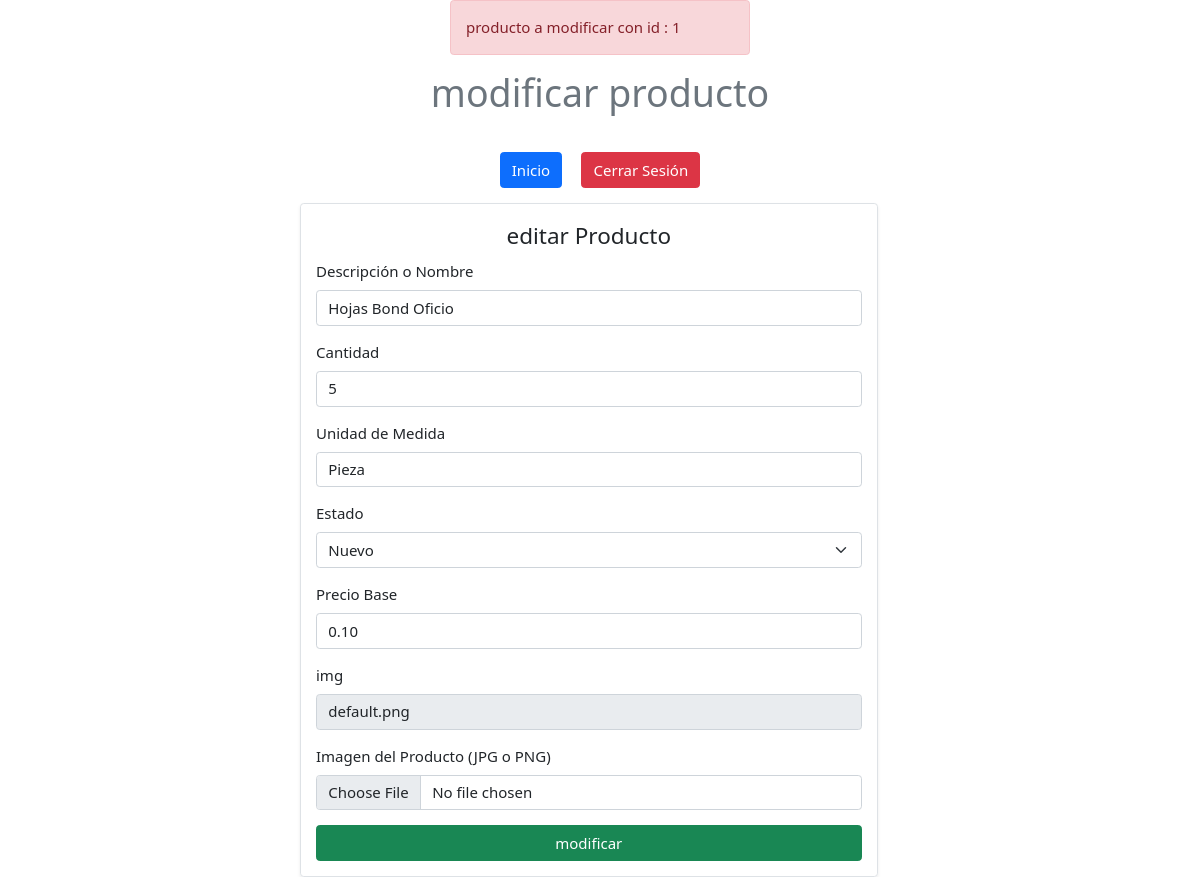
/php/pantallas/modifyProduct.php?id=1, run on the app's committed database.
### tables this page shows
CREATE TABLE `producto` (
  `id` int(11) NOT NULL AUTO_INCREMENT,
  `descripcion` varchar(150) NOT NULL,
  `stock` int(20) NOT NULL DEFAULT 5,
  `unidadMedida` varchar(25) NOT NULL,
  `saldo` double(11,0) NOT NULL,
  `precioBase` decimal(18,2) NOT NULL,
  `fechaRegistro` timestamp NOT NULL DEFAULT current_timestamp(),
  `fechaActualizacion` timestamp NULL DEFAULT NULL,
  `img` varchar(400) NOT NULL DEFAULT 'back.png',
  `idUsuario` int(11) DEFAULT 1,
  `estado` int(11) DEFAULT 1,
  PRIMARY KEY (`id`),
  KEY `fk_producto_usuario` (`idUsuario`),
  KEY `fk_producto_estadoproducto` (`estado`),
  CONSTRAINT `fk_producto_estadoproducto` FOREIGN KEY (`estado`) REFERENCES `estadoproducto` (`idestadoProducto`),
  CONSTRAINT `fk_producto_usuario` FOREIGN KEY (`idUsuario`) REFERENCES `usuario` (`idUsuario`)
);

### php/pantallas/modifyProduct.php (the view, shortened to what this page needs)
<?php
$idGet = $_GET['id'];
echo '<div class="alert alert-danger m-auto col-3">producto a modificar con id : ' . $idGet . '</div>';
$con = conectarDB();
$sql = $con->query('select *from producto where id=' . $idGet . ' ');
?>
<!DOCTYPE html>
<html lang="en">
<head>
    <link href="https://cdn.jsdelivr.net/npm/bootstrap@5.0.2/dist/css/bootstrap.min.css" rel="stylesheet">
    <link rel="stylesheet" href="/css/modifyProduct.css">
</head>
<body>
<header class="text-center py-3">
        <h1 class="text-center text-secondary font-weight-bold ">modificar producto</h1>
    </header>
    <nav class="text-center my-3">
        <button class="btn btn-primary mx-2" onclick="window.location='/index.php'">Inicio</button>
        <button class="btn btn-danger mx-2" onclick="cerrarSesion()">Cerrar Sesión</button>
    </nav>
    <div class="container-fluid row ">
        <form class="col-6 p-3 border rounded shadow-sm m-auto" method="POST" enctype="multipart/form-data">
            <fieldset>
                <legend class="text-center">editar Producto</legend>
                <?php
                require_once '/platvent_2/php/controladores/editarProducto.php';
                while ($producto = $sql->fetch_object()) {
                    ?>
                                <div class="mb-3">
                                <label for="nombre" class="form-label">Descripción o Nombre</label>
                                <input type="text" id="nombre" name="nombre" class="form-control" placeholder="Descripción o nombre" value="<?= $producto->descripcion ?>">
                            </div>
                            <div class="mb-3">
                                <label for="cantidad" class="form-label">Cantidad</label>
                                <input type="number" id="cantidad" name="cantidad" class="form-control" placeholder="Cantidad" value="<?= $producto->stock ?>">
                            </div>
                            <div class="mb-3">
                                <label for="medida" class="form-label">Unidad de Medida</label>
                                <input type="text" id="medida" name="medida" class="form-control" placeholder="Unidad de medida" value="<?= $producto->unidadMedida ?>">
                            </div>
                            <div class="mb-3">
                                <label for="estadoSelect" class="form-label">Estado</label>
                                <select id="estadoSelect" name="estado" class="form-select">
                                <?php
                                $est = $con->query('select *from estadoproducto order by 1');
                                if ($est->num_rows > 0) {
                                    while ($estado = $est->fetch_assoc()) {
                                        if ($estado['idestadoProducto'] == $producto->estado) {
                                            ?>
                                                        <option value="<?= $estado['idestadoProducto'] ?>" selected ><?= $estado['estado'] ?></option>
                                                        <?php
                                        } else {
                                            ?>
                                                         <option value="<?= $estado['idestadoProducto'] ?>"><?= $estado['estado'] ?></option>
                                                        <?php
                                        }
                                    }
                                }
                                ?>
                                </select>
                            </div>
                            <div class="mb-3">
                                <label for="precioBase" class="form-label">Precio Base</label>
                                <input type="number" step="any" name="precioBase" id="precioBase" class="form-control" placeholder="Precio Base" value="<?= $producto->precioBase ?>">
                            </div>
                            <div class="mb-3">
                                <label for="inputimg" class="form-label">img</label>
                                <input type="text" name="inputimg" id="inputimg" readonly class="form-control" placeholder="inputimg" value="<?= $producto->img ?>">
                            </div>
                            <div class="mb-3">
                                <label for="formFile" class="form-label" value='<?= $producto->img?>' id="imgProduct">Imagen del Producto (JPG o PNG)</label>
                                <input class="form-control" id="img" type="file" value="" name="img">
                            </div>
                            <button type="buttom" name="btnmodificar" value="ok" class="btn btn-success w-100">modificar</button>
                            <?php
                }
                ?>
            </fieldset>
        </form>
    </div>
</body>
</html>

### css/modifyProduct.css (style rules this page uses)
* { font-size: 15px; }

### data on the page
producto: nombre "Hojas Bond Oficio", cantidad "5", medida "Pieza", precioBase "0.10", inputimg "default.png"

### other printed values
$idGet "1"
form field estado "Nuevo"
